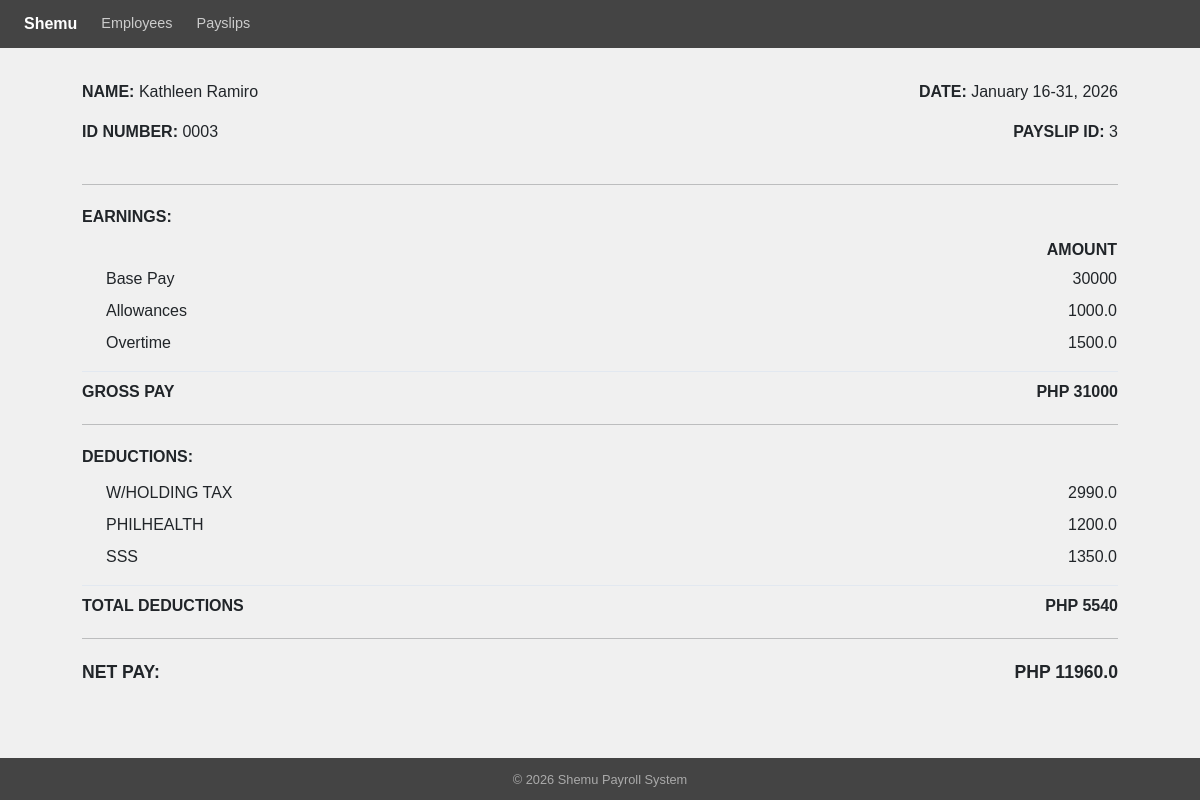
/payslip/3/, run on the app's committed database.
### payroll_app/models.py (models this page shows, shortened)
class Payslip(models.Model):
    employee_id_number = models.ForeignKey(Employee, on_delete=models.CASCADE)
    month = models.CharField(max_length=20)
    date_range = models.CharField(max_length=50)
    year = models.CharField(max_length=10)
    pay_cycle = models.IntegerField()
    rate = models.FloatField()
    earnings_allowance = models.FloatField()
    deductions_tax = models.FloatField()
    deductions_health = models.FloatField()
    pag_ibig = models.FloatField()
    sss = models.FloatField()
    overtime = models.FloatField()
    total_pay = models.FloatField()

class Employee(models.Model):
    name = models.CharField(max_length=100)
    id_number = models.CharField(max_length=50, unique=True)
    rate = models.FloatField()
    overtime_pay = models.FloatField(null=True, blank=True)
    allowance = models.FloatField(null=True, blank=True)

### payroll_app/views.py (the view)
# urls.py: path('payslip/<int:pk>/',          views.view_payslip,    name='view_payslip'),
def view_payslip(request, pk):
    payslip = get_object_or_404(Payslip, pk=pk)
    return render(request, 'payroll_app/view_payslip.html', {'payslip': payslip})

### payroll_app/templates/payroll_app/view_payslip.html (shortened to what this page needs)
{% extends 'payroll_app/base.html' %}
{% block content %}
  <div style="display:flex; justify-content:space-between; margin-bottom:1.5rem;">
    <div>
      <p><strong>NAME:</strong> {{ payslip.employee_id_number.name }}</p>
      <p><strong>ID NUMBER:</strong> {{ payslip.employee_id_number.id_number }}</p>
    </div>
    <div style="text-align:right;">
      <p><strong>DATE:</strong> {{ payslip.date_range }}</p>
      <p><strong>PAYSLIP ID:</strong> {{ payslip.id }}</p>
    </div>
  </div>
  <hr>
  <div style="margin-top:1.25rem;">
    <p style="text-transform:uppercase; font-weight:600; margin-bottom:.5rem;">Earnings:</p>
    <table style="width:100%; border-collapse:collapse;">
      <thead>
        <tr>
          <th></th>
          <th style="text-align:right; font-weight:600;">AMOUNT</th>
        </tr>
      </thead>
      <tbody>
        <tr>
          <td style="padding:.25rem 0 .25rem 1.5rem;">Base Pay</td>
          <td style="text-align:right;">{{ payslip.rate|floatformat }}</td>
        </tr>
        <tr>
          <td style="padding:.25rem 0 .25rem 1.5rem;">Allowances</td>
          <td style="text-align:right;">{{ payslip.earnings_allowance }}</td>
        </tr>
        <tr>
          <td style="padding:.25rem 0 .25rem 1.5rem;">Overtime</td>
          <td style="text-align:right;">{{ payslip.overtime }}</td>
        </tr>
      </tbody>
    </table>
    <div style="display:flex; justify-content:space-between; margin-top:.75rem; font-weight:600; border-top:1px solid #e2e8f0; padding-top:.5rem;">
      <span>GROSS PAY</span>
      <span>PHP {{ payslip.rate|add:payslip.earnings_allowance }}</span>
    </div>
  </div>
  <hr style="margin-top:1.25rem;">
  <div style="margin-top:1.25rem;">
    <p style="text-transform:uppercase; font-weight:600; margin-bottom:.5rem;">Deductions:</p>
    <table style="width:100%; border-collapse:collapse;">
      <tbody>
        <tr>
          <td style="padding:.25rem 0 .25rem 1.5rem;">W/HOLDING TAX</td>
          <td style="text-align:right;">{{ payslip.deductions_tax }}</td>
        </tr>
        {% if payslip.pay_cycle == 1 %}
        <tr>
          <td style="padding:.25rem 0 .25rem 1.5rem;">PAG-IBIG</td>
          <td style="text-align:right;">{{ payslip.pag_ibig }}</td>
        </tr>
        {% else %}
        <tr>
          <td style="padding:.25rem 0 .25rem 1.5rem;">PHILHEALTH</td>
          <td style="text-align:right;">{{ payslip.deductions_health }}</td>
        </tr>
        <tr>
          <td style="padding:.25rem 0 .25rem 1.5rem;">SSS</td>
          <td style="text-align:right;">{{ payslip.sss }}</td>
        </tr>
        {% endif %}
      </tbody>
    </table>
    <div style="display:flex; justify-content:space-between; margin-top:.75rem; font-weight:600; border-top:1px solid #e2e8f0; padding-top:.5rem;">
      <span>TOTAL DEDUCTIONS</span>
      <span>PHP {{ payslip.deductions_tax|add:payslip.pag_ibig|add:payslip.deductions_health|add:payslip.sss }}</span>
    </div>
  </div>
  <hr style="margin-top:1.25rem;">
  <div style="display:flex; justify-content:space-between; margin-top:1.25rem; font-size:1.1rem; font-weight:700;">
    <span>NET PAY:</span>
    <span>PHP {{ payslip.total_pay }}</span>
  </div>
{% endblock %}

### payroll_app/templates/payroll_app/base.html (style rules this page uses)
body { background: #f0f0f0; font-family: Arial, sans-serif; min-height: 100vh; display: flex; flex-direction: column; }

### data on the page
Payslip: employee_id_number.name "Kathleen Ramiro", employee_id_number.id_number "0003", date_range "January 16-31, 2026", id "3", rate "30000", earnings_allowance "1000.0", overtime "1500.0", rate|add "31000", deductions_tax "2990.0", deductions_health "1200.0", sss "1350.0", deductions_tax|add "5540", total_pay "11960.0"
